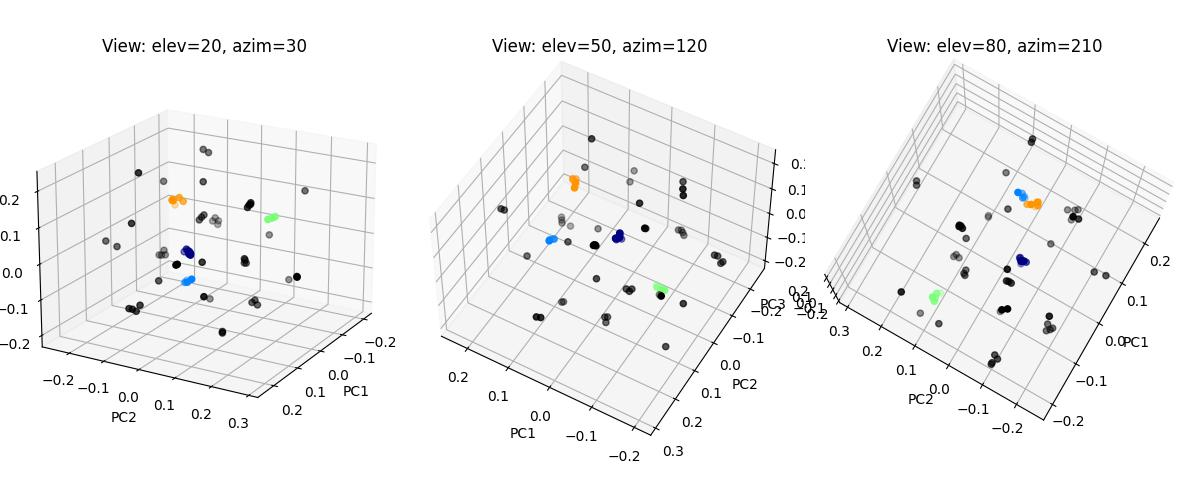

Generate this figure with Python:
# 必要なライブラリのインポート
from sklearn.datasets import make_blobs
from sklearn.cluster import DBSCAN
import matplotlib.pyplot as plt
import numpy as np

from sklearn.decomposition import PCA
import torch.nn.functional as F
import torch
import torch.nn as nn
from libs.train_utils import FeatureQuantization
from libs.model import Thing2Vec
import pandas as pd
from adjustText import adjust_text


num_items = 251
embed_size = 8
num_output_tokens=2688

# load model
model = Thing2Vec(num_items, embed_size, num_output_tokens)
device = torch.device('cuda' if torch.cuda.is_available() else 'cpu')
model = model.to(device)
model.load_model('./output/model/models/model200.pth')
model.eval()


item_indices = torch.arange(num_items).to(device) 
with torch.no_grad():
    embeddings = model.embedding(item_indices).cpu()
normalized_embeddings = F.normalize(embeddings, p=2, dim=0).numpy()


# DBSCANの設定
dbscan = DBSCAN(eps=0.11, min_samples=5)
labels = dbscan.fit_predict(normalized_embeddings)

# PCAで次元削減（8次元 → 3次元）
pca = PCA(n_components=3)
reduced_data = pca.fit_transform(normalized_embeddings)


# 3Dプロット
fig = plt.figure(figsize=(12, 8))

# クラスタごとに色分けしてプロット
unique_labels = set(labels)
colors = plt.cm.jet(np.linspace(0, 1, len(unique_labels)))

elevations = [20, 50, 80]
azimuths = [30, 120, 210]

for i, (elev, azim) in enumerate(zip(elevations, azimuths)):
    ax = fig.add_subplot(1, len(elevations), i + 1, projection='3d')
    for label, color in zip(unique_labels, colors):
        if label == -1:  # ノイズの場合
            color = 'black'
        mask = labels == label
        ax.scatter(reduced_data[mask, 0], reduced_data[mask, 1], reduced_data[mask, 2], 
                    color=color, label=f'Cluster {label}' if label != -1 else "Noise")
    # ax.scatter(data_3d[:, 0], data_3d[:, 1], data_3d[:, 2], c=labels, cmap='jet', marker='o')

    ax.set_xlabel('PC1')
    ax.set_ylabel('PC2')
    ax.set_zlabel('PC3')

    ax.view_init(elev=elev, azim=azim)
    ax.set_title(f"View: elev={elev}, azim={azim}")

# plt.legend(loc='upper center', bbox_to_anchor=(0, 0), ncol=3)
plt.tight_layout()
plt.savefig('dbscan_3d.png')